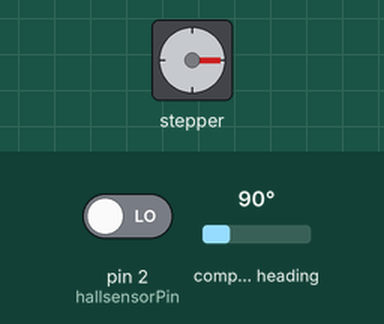
Bench run of a sketch on a simulated Arduino Mega 2560, built with avr-gcc and run on an emulated ATmega2560. On the bench: stepper motor. Inputs (shaded band) come from the test bench; at power-on: compass heading 90°, pin 2 (hallsensorPin) LOW. Stepper angles assume 2048 steps per turn; what the sketch prints to the serial monitor is not drawn.

Above: at 8.8 s.
8.9 s: compass heading set to 7°
At 11.1 s:
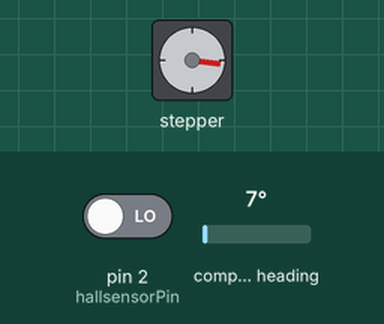
13.9 s: compass heading set to 90°
At 19.1 s:
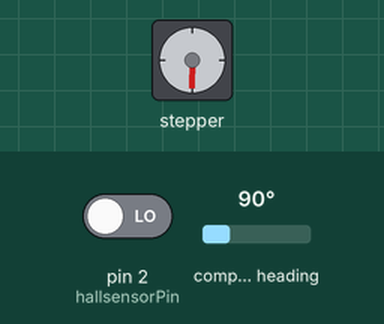
19.6 s: compass heading set to 269°
At 25.2 s:
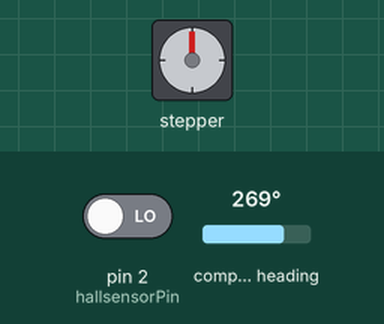
Timing chart, 0 to 26.7 s (numbered marks = the images above; inputs shaded):
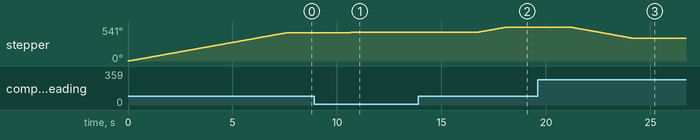

The sketch:

GitHub_Jack_Sparrow_Compass.ino
```cpp
// Project Created for the HAN University Of Applied Sciences elective project "Vrij Project" by Daan Bohlander for education of BA Mechanical Engineering.
// Publication Version 1; 21-12-2023


//==================================================================[ Global ][ 1 ][ GPS Module ]

#include "TinyGPS++.h"
TinyGPSPlus gps;
int validFixCount = 0;                                       // Counter for valid fixes
double latitude, longitude;
//double latitude = 51.98904037475586;                         //HAN
//double longitude = 5.949984073638916;

bool gotFix = false;                                         // Flag to indicate whether we've got a valid GPS fix
float degree;
int InvalidCounter =0;

void GPSFix(){                                               // - VOID FUNCTIE 1 -
  while (!gotFix) {                                          // Boolean voorwaarde, GPS interpretatie stopt als TRUE
    while (Serial1.available() > 0) {                        // Checkt of signaal van GPS-transmission binnen komt
      if (gps.encode(Serial1.read())) {                      // Start interpretatie wanneer signaal gelezen kan worden
        if (gps.location.isValid()) {                        // Checkt of gelezen signaal correct is
          validFixCount++;                                   // Telt hoevaak het signaal geïnterpreteerd wordt

          // Wait until we get 50 valid fixes for better accuracy
          if (validFixCount >= 50) {                         // Als 50 gps signalen binnen zijn start operatie
            latitude = gps.location.lat();                   // Sla 50e gps Latitude op
            longitude = gps.location.lng();                  // Sla 50e gps Longitude op

            Serial.print("==========[");
            Serial.print(InvalidCounter);                    // Print hoevaak signaal wordt doorgestuurd zonder GPS
            Serial.println("]==========");
            Serial.print("Fix Count: ");
            Serial.println(validFixCount);
            Serial.println(" GPS Coordinate found: ");
            Serial.print("Latitude: ");
            Serial.println(latitude, 8);
            Serial.print("Longitude: ");
            Serial.println(longitude, 8);
            Serial.println(" Searching Library ");

            gotFix = true;                                   // Gewild GPS coordinaat is opgeslagen, einde operatie
          }
        } else {                                             // Print dat signaal binnenkomt maar geen coordinaat is gevonden
           Serial.print("==========[");
           Serial.print(InvalidCounter);                     // Print hoevaak signaal wordt doorgestuurd zonder GPS
           Serial.println("]==========");
           Serial.println("Location data is not valid.");
           Serial.print("Fix Count:  ");
           Serial.println(validFixCount);
            InvalidCounter++;                                // Telt aantal keren invald voordat coordinaat is gevonden
            if (InvalidCounter > 1000) {InvalidCounter=0;}   // Reset teller zodat getal niet te groot wordt
            } } } } }


//=================================================================[ Global ][ 2 ][ Hall sensor ]

int hallsensorPin = 2;
int state = 0;

//=======================================================================[ Global ][ 3 ][ Motor ]

#include <Stepper.h>
const int stepsPerRevolution = 2048;
const int motorPin1 = 6;
const int motorPin2 = 4;
const int motorPin3 = 5;
const int motorPin4 = 3;
Stepper MacMotor = Stepper(stepsPerRevolution, motorPin1, motorPin2, motorPin3, motorPin4);
int StepCalibrate = 10;
float Step;
float angle;
float rotation;

void MotorCalibrate(){                                       // - VOID FUNCTIE 2 -
  state = digitalRead(hallsensorPin);
  while(state == HIGH){
    state = digitalRead(hallsensorPin);
    MacMotor.step(StepCalibrate);
  }
  turnOffMotorPins(); }

void turnOffMotorPins (){                                    // - VOID FUNCTIE 3 -
  digitalWrite(motorPin1, LOW);
  digitalWrite(motorPin2, LOW);
  digitalWrite(motorPin3, LOW);
  digitalWrite(motorPin4, LOW); }

//================================================================[ Global ][ 4 ][ Magnetometer ]

#include <QMC5883L.h>
const float Pi = 3.14159;
int x, y, z;
QMC5883L compass;
int Noord = 0;
int MagCount = 0;
float headingRadians;
float BaseHeading;
float UpdatedHeading;
float DeltaHeading;
int Updates = 0;

void ReadHeading(){                                          // - VOID FUNCTIE 4 -
    while(Noord == LOW){
    compass.read(&x, &y, &z);
    headingRadians = atan2(y, x);
    MagCount++;
    if(MagCount >= 20){
    Serial.print("MagCount: ");
    Serial.println(MagCount);
    Serial.print("x: ");
    Serial.print(x);
    Serial.print("    y: ");
    Serial.print(y);
    Serial.print("    z: ");
    Serial.println(z);
    Serial.println();
    Serial.print("Orientation angle from North: ");
    Serial.println(headingRadians);
    Serial.println();
    Noord = HIGH;
    BaseHeading = headingRadians;
    }  } }

//=================================================================[ Global ][ 5 ][ Coordinaten ]

bool MacCord = false;                                        // Boolean, zet de for-loop uit
bool PrintMacCord = false;                                   // Boolean hulpmiddel om de serial print aan het einde te volbrengen
float Afstand1 = 10;                                         // Afstand startpunt om 'lager-dan' te laten werken
float Afstand2;                                              // Afstand variabele die wordt berekend
float DeltaLat;                                              // Verschil tussen input Lat en array [i][0]
float DeltaLng;                                              // Verschil tussen input Lng en array [i][1]
float ResultLat;                                             // Resulterend Lat-coordinaat
float ResultLng;                                             // Resulterend Lng-coordinaat

float MCD[258][2]{
{  52.1145918  , 4.2826052 } , //  1 Netherlands:
{ 52.9585365  , 5.8117158 } , //  2
{ 52.4155623  , 4.9116305 } , //  3
{ 53.1793201  , 5.7971201 } , //  4
{ 53.2019403  , 5.7692001 } , //  5
{ 51.5373551  , 5.0420495 } , //  6
{ 51.6046391  , 5.5245181 } , //  7
{ 51.3761455  , 5.9851273 } , //  8
{ 52.3399661  , 6.6423938 } , //  9
{ 51.572464 , 4.6680097 } , //  10

{ 51.5351483  , 4.4845812 } , //  11
{ 52.0493478  , 5.1180859 } , //  12
{ 52.355041 , 4.8900013 } , //  13
{ 51.9474387  , 4.5551244 } , //  14
{ 52.6300761  , 4.7478263 } , //  15
{ 52.3943378  , 5.2714742 } , //  16
{ 52.3719847  , 5.2207667 } , //  17
{ 52.3552354  , 5.2110933 } , //  18
{ 52.1539518  , 5.3852228 } , //  19
{ 52.1949326  , 5.3963577 } , //  20

{ 52.3019509  , 4.8636224 } , //  21
{ 52.3149986  , 4.9535104 } , //  22
{ 52.2123728  , 5.9647267 } , //  23
{ 52.2354428  , 5.9752157 } , //  24
{ 52.1793041  , 5.9853354 } , //  25
{ 51.9841034  , 5.9027835 } , //  26
{ 51.9645778  , 5.89121 } , //  27
{ 51.9756586  , 5.9600265 } , //  28
{ 51.8702363  , 4.548311  } , //  29
{ 52.1628687  , 4.4851447 } , //  30

{ 51.9183004  , 4.4800853 } , //  31
{ 51.58236  , 4.73042 } , //  32
{ 52.4000378  , 4.9357141 } , //  33
{ 52.0786889  , 4.3111223 } , //  34
{ 52.2756826  , 5.1624251 } , //  35
{ 52.3584968  , 4.6551378 } , //  36
{ 51.8684839  , 4.4535874 } , //  37
{ 50.8565019  , 5.7174629 } , //  38
{ 52.0104606  , 4.3606981 } , //  39
{ 52.0266492  , 4.3624455 } , //  40

{ 51.6901869  , 5.3019447 } , //  41
{ 51.6853782  , 5.2867599 } , //  42
{ 52.2496793  , 6.2042835 } , //  43
{ 52.3325747  , 4.9788642 } , //  44
{ 52.159979 , 4.4915151 } , //  45
{ 51.813205 , 4.6669017 } , //  46
{ 52.0435067  , 5.6700387 } , //  47
{ 52.3632682  , 4.9303705 } , //  48
{ 51.4361576  , 5.4221954 } , //  49
{ 51.8939402  , 4.5092961 } , //  50

{ 52.3792223  , 4.6334583 } , //  51
{ 52.0114433  , 4.3165065 } , //  52
{ 50.8882198  , 50.8882198  } , //  53
{ 52.287043 , 6.7644416 } , //  54
{ 52.2416731  , 6.7635481 } , //  55
{ 53.216438 , 6.5679923 } , //  56
{ 52.225612 , 5.1765435 } , //  57
{ 52.2210592  , 5.1443303 } , //  58
{ 53.2136636  , 6.5405484 } , //  59
{ 51.9522164  , 4.5653766 } , //  60

{ 51.9204007  , 4.4835609 } , //  61
{ 52.2188669  , 6.8988016 } , //  62
{ 52.0551877  , 4.5229085 } , //  63
{ 52.365952 , 4.8669798 } , //  64
{ 51.9218994  , 4.4756512 } , //  65
{ 52.1125051  , 4.2835357 } , //  66
{ 52.0934191  , 5.1160152 } , //  67
{ 53.1995176  , 5.797018  } , //  68
{ 52.1668818  , 4.4462573 } , //  69
{ 52.1038508  , 5.0600818 } , //  70

{ 52.0903253  , 4.3843012 } , //  71
{ 52.3645956  , 4.8837866 } , //  72
{ 51.4397644  , 5.4781604 } , //  73
{ 52.3000801  , 4.9447282 } , //  74
{ 52.0475665  , 5.0870295 } , //  75
{ 52.3772607  , 4.8964479 } , //  76
{ 51.8433925  , 5.8613354 } , //  77
{ 51.8254841  , 5.8039986 } , //  78
{ 52.3557352  , 4.7728089 } , //  79
{ 52.3596082  , 4.8055245 } , //  80

{ 51.9176207  , 4.4751265 } , //  81
{ 52.0919678  , 5.1173611 } , //  82
{ 52.1144714  , 5.1111269 } , //  83
{ 51.9107747  , 4.4348797 } , //  84
{ 51.9255913  , 4.5661878 } , //  85
{ 52.0359731  , 4.3162202 } , //  86
{ 52.1420811  , 4.4829784 } , //  87
{ 52.4256994  , 4.6467648 } , //  88
{ 51.9101694  , 4.4454924 } , //  89
{ 53.2162861  , 6.5841147 } , //  90

{ 51.9261496  , 4.4154681 } , //  91
{ 52.3376366  , 4.9214733 } , //  92
{ 51.8948512  , 4.5315545 } , //  93
{ 52.0611402  , 4.4876315 } , //  94
{ 51.5558334  , 5.09073 } , //  95
{ 52.0784678  , 4.3199241 } , //  96
{ 51.3704481  , 6.16942 } , //  97
{ 51.9173391  , 4.3323346 } , //  98
{ 52.0763421  , 4.3094632 } , //  99
{ 52.0753557  , 4.359474  } , //  100

{ 50.8499782  , 5.6889346 } , //  101
{ 52.0666809  , 4.3192429 } , //  102
{ 53.2157008  , 6.557346  } , //  103
{ 51.4696515  , 5.476912  } , //  104
{ 52.224899 , 6.8809614 } , //  105
{ 52.3232446  , 4.9562667 } , //  106
{ 50.8496025  , 5.700141  } , //  107
{ 52.4383459  , 4.8164543 } , //  108
{ 52.4536448  , 4.8240509 } , //  109
{ 52.4273214  , 4.8202936 } , //  110

{ 52.0441253  , 4.5017852 } , //  111
{ 52.206085 , 6.8905772 } , //  112
{ 51.8871038  , 4.4903609 } , //  113
{ 51.9330729  , 4.4783508 } , //  114
{ 52.5125022  , 6.0925683 } , //  115
{ 52.5223988  , 6.1167849 } , //  116
{ 52.4962702  , 6.1166938 } , //  117
{ 51.8528681  , 4.675802  } , //  118
{ 52.6159075  , 4.7589447 } , //  119
{ 52.3549737  , 6.6643131 } , //  120

{ 52.1114384  , 4.6612496 } , //  121
{ 52.2973605  , 4.9473695 } , //  122
{ 52.3768951  , 4.897672  } , //  123
{ 52.3738047  , 4.8936824 } , //  124
{ 52.3753997  , 4.8946633 } , //  125
{ 52.3711733  , 4.8920084 } , //  126
{ 53.3186404  , 6.8798279 } , //  127
{ 51.9592572  , 5.8953251 } , //  128
{ 51.9816132  , 5.9062688 } , //  129
{ 53.0263789  , 6.5721171 } , //  130

{ 52.7718325  , 6.8966291 } , //  131
{ 52.719743 , 6.4676425 } , //  132
{ 52.6948826  , 6.2050863 } , //  133
{ 52.4823542  , 5.5054246 } , //  134
{ 53.108703 , 6.0814163 } , //  135
{ 52.9651303  , 5.9316476 } , //  136
{ 52.848569 , 5.7207576 } , //  137
{ 52.1691314  , 5.5648313 } , //  138
{ 51.8558151  , 5.7511459 } , //  139
{ 51.9451065  , 6.3105892 } , //  140

{ 51.9673446  , 5.9891253 } , //  141
{ 52.3711268  , 6.0195757 } , //  142
{ 52.3157947  , 5.5646262 } , //  143
{ 51.8798989  , 5.2141057 } , //  144
{ 51.8063904  , 5.8527335 } , //  145
{ 51.8469196  , 5.8648707 } , //  146
{ 51.9175657  , 5.5681509 } , //  147
{ 51.8899461  , 5.3830863 } , //  148
{ 51.8314765  , 5.2494592 } , //  149
{ 51.9743516  , 6.7035704 } , //  150

{ 52.149208 , 6.1965215 } , //  151
{ 52.9805372  , 6.9649777 } , //  152
{ 53.1434592  , 7.0445626 } , //  153
{ 51.1040201  , 5.8627208 } , //  154
{ 50.956406 , 5.8133291 } , //  155
{ 50.904947 , 5.9435831 } , //  156
{ 50.8634266  , 6.0140189 } , //  157
{ 50.9172928  , 6.0225787 } , //  158
{ 51.2775391  , 5.7393974 } , //  159
{ 51.1939075  , 5.989772  } , //  160

{ 51.1981841  , 5.9873212 } , //  161
{ 50.9943987  , 5.8422479 } , //  162
{ 51.3807044  , 6.1886664 } , //  163
{ 51.547993 , 5.995238  } , //  164
{ 51.254256 , 5.7064896 } , //  165
{ 51.4866049  , 4.2783177 } , //  166
{ 51.5038955  , 5.413232  } , //  167
{ 51.6002554  , 4.7385588 } , //  168
{ 51.7313621  , 5.8523684 } , //  169
{ 51.6902421  , 5.3019561 } , //  170

{ 51.4409823  , 5.4766954 } , //  171
{ 51.4986773  , 4.7471809 } , //  172
{ 51.7353545  , 5.5105575 } , //  173
{ 51.4720972  , 5.6976201 } , //  174
{ 51.6263514  , 4.869002  } , //  175
{ 51.6737663  , 4.8243827 } , //  176
{ 51.7194429  , 5.3356075 } , //  177
{ 51.6708658  , 5.6008164 } , //  178
{ 51.6890946  , 5.0429493 } , //  179
{ 52.4801519  , 4.6658109 } , //  180

{ 52.9586181  , 4.7606842 } , //  181
{ 52.9162154  , 4.793278  } , //  182
{ 52.6975071  , 5.2731964 } , //  183
{ 52.663014 , 4.8138223 } , //  184
{ 52.2894586  , 4.7233249 } , //  185
{ 52.6478949  , 5.0334979 } , //  186
{ 52.4857888  , 4.9510261 } , //  187
{ 52.7821917  , 4.8088656 } , //  188
{ 52.3211824  , 4.7922831 } , //  189
{ 52.3103902  , 4.7606636 } , //  190

{ 52.2362047  , 6.1781387 } , //  191
{ 52.5752543  , 6.5971023 } , //  192
{ 52.25371933 , 6.435264587 } , //  193
{ 52.3617017  , 6.5091175 } , //  194
{ 52.2850742  , 6.928612  } , //  195
{ 52.7992771  , 6.1202877 } , //  196
{ 52.1138502  , 5.2600626 } , //  197
{ 52.0149705  , 5.0626822 } , //  198
{ 52.1288627  , 5.0350463 } , //  199
{ 52.0430455  , 5.556495  } , //  200

{ 52.0255411  , 5.5549165 } , //  201
{ 52.0772278  , 4.9042479 } , //  202
{ 51.482826 , 3.8962406 } , //  203
{ 51.4830884  , 3.6250892 } , //  204
{ 51.3047158  , 3.8536208 } , //  205
{ 52.0680775  , 4.7399641 } , //  206
{ 52.0101563  , 4.3624556 } , //  207
{ 52.0691032  , 4.3364335 } , //  208
{ 52.0775304  , 4.3143807 } , //  209
{ 51.7742045  , 4.6473862 } , //  210

{ 51.8413454  , 5.0053229 } , //  211
{ 52.0197741  , 4.6828297 } , //  212
{ 51.8351254  , 4.6175232 } , //  213
{ 52.2759575  , 4.5725706 } , //  214
{ 51.8745084  , 4.3579678 } , //  215
{ 52.1604483  , 4.5501115 } , //  216
{ 51.8751477  , 4.6046257 } , //  217
{ 51.9216027  , 4.4796928 } , //  218
{ 51.859626 , 4.2926892 } , //  219
{ 51.8394612  , 5.0909626 } , //  220

{ 52.0100715  , 4.2936514 } , //  221
{ 53.1822392  , 5.4624373 } , //  222
{ 52.3507826  , 6.6768665 } , //  223
{ 52.1291059  , 4.661423  } , //  224
{ 53.09587  , 6.1356309 } , //  225
{ 52.0429909  , 4.2420775 } , //  226
{ 51.9445089  , 5.7570347 } , //  227
{ 52.3738828  , 4.8928372 } , //  228
{ 53.0348405  , 5.6222125 } , //  229
{ 51.5859963  , 5.0286217 } , //  230

{ 51.585927 , 4.7758374 } , //  231
{ 51.4984131  , 4.7407378 } , //  232
{ 51.8993827  , 4.9810029 } , //  233
{ 51.6853782  , 5.2867599 } , //  234
{ 48.2176235  , 16.3947487  } , //  235 Vienna:
{ 48.2395861  , 16.3772736  } , //  236
{ 48.1869562  , 16.4207902  } , //  237
{ 48.2082104  , 16.3796115  } , //  238
{ 48.1859336  , 16.3679354  } , //  239
{ 48.1978502  , 16.3485264  } , //  240

{ 48.2149123  , 16.3351768  } , //  241
{ 48.2902942  , 16.3773064  } , //  242
{ 48.1493902  , 16.3218782  } , //  243
{ 48.188525 , 16.3847931  } , //  244
{ 48.2402527  , 16.4283583  } , //  245
{ 48.2402527  , 16.4283583  } , //  246
{ 48.2177471  , 16.391398 } , //  247
{ 48.2002361  , 16.3677648  } , //  248
{ 48.2176235  , 16.3947487  } , //  249
{ 48.1869562  , 16.4207902  } , //  250

{ 48.1964823  , 16.3376732  } , //  251
{ 48.2082104  , 16.3796115  } , //  252
{ 48.1978502  , 16.3485264  } , //  253
{ 48.2395861  , 16.3772736  } , //  254
{ 48.2257231  , 16.428376 } , //  255
{ 48.2572102  , 16.3991922  } , //  256
{ 48.2239825  , 16.4121486  } , //  257
{ 47.8124488  , 16.2432292  } , //  258


};

void FindMacAndRotation(){                                   // - VOID FUNCTIE 5 -
//[ DEEL 1 ][ Bereken McDonald's ]
  while(!MacCord){
    for (int i = 0; i<=257;i++ ){                            // Functie die de array volledig laat doorrekenen

      DeltaLat = latitude - MCD[i][0];                       // Berekent verschil tussen input- en array Latitutde
      DeltaLng = longitude - MCD[i][1];                      // Berekent verschil tussen input- en array Longitude
      Afstand2 = sqrt(sq(DeltaLat)+sq(DeltaLng));            // Berekent absolute hartafstand van GPS en array McDonald's
      if(Afstand2<Afstand1){                                 // Checkt of berekende afstand kleiner is dan opgeslagen afstand
         Afstand1=Afstand2;                                  // Vervangt Opgeslagen afstand door kortere afstand
         ResultLat = MCD[i][0];                              // Slaat bijbehorende array Latitude op
         ResultLng = MCD[i][1];} }                           // Slaat bijbehorende array Longitude op
    Serial.println("=[ Closest McDonald's is at ]=");
    Serial.print("(");
    Serial.print(ResultLat,7);                               // Print Latitude van dichtstbijzijnde McDonald's tot nu toe
    Serial.print(", ");
    Serial.print(ResultLng,7);                               // Print Longitude van dichtstbijzijnde McDonald's tot nu toe
    Serial.println(")");
    MacCord = true;}

//[ DEEL 2 ][ Bereken Hoekverdraaiing ]
    angle = atan2((ResultLat-latitude),(ResultLng-longitude));
    Serial.print("Angle (rad): ");
    Serial.println(angle);
    degree = angle * 180 / PI;
    Serial.print("Angle (deg): ");
    Serial.println(degree);

    if ( angle <= 0){
    rotation = (2*Pi) + angle;
    } else {
    rotation = angle ; }
    Serial.print("Angle to rotate motor: ");
    Serial.println(rotation); }

//===============================================================================================
//======================================================================================[ SETUP ]
//===============================================================================================
void setup() {
  // put your setup code here, to run once:
  Serial.begin(115200);                                      // 0 - Print Setup
  Serial.println();
  Serial.println(" BEGIN ");

  Serial1.begin(9600);                                       // 1 - GPS
  pinMode (hallsensorPin, INPUT);                            // 2 - Hall Sensor
  MacMotor.setSpeed(10);                                     // 3 - Motor
  MacMotor.step(10);
  turnOffMotorPins();
  compass.init();                                            // 4 - Magnetometer
                                                             // 5 - Coördinaten
  UpdateSystem();                                              // 6 - System Functies
}

//===============================================================================================
//=======================================================================================[ LOOP ]
//===============================================================================================
void loop() {
  delay(3000);
  UpdatePointer();
  Updates ++;
  if(Updates == 20){
    MotorCalibrate;
    Step = (stepsPerRevolution / (2*Pi) * (rotation + headingRadians))+ 512;
    MacMotor.step(Step);
    turnOffMotorPins(); }
  if(Updates == 40){
    UpdateSystem;
    Updates = 0;}
}

//===============================================================================================
//===========================================================================[ System Functions ]
void UpdateSystem(){                                         // - VOID FUNCTIE 6 -
  MotorCalibrate();     // [ 1 ][ Kalibreer  ]
  //GPSFix();             // [ 2 ][   GPS Fix  ]
  FindMacAndRotation(); // [ 3 ][ McDonald's Locatie en Hoekverdraaiing ]
  //ReadHeading();        // [ 4 ][ Zoek Noord ]

  Step = (stepsPerRevolution / (2*Pi) * (rotation + headingRadians))+ 512;
  Serial.print("Cumulative rotational angle: ");
  Serial.println(rotation + headingRadians);
  Serial.println(Step);
  MacMotor.step(Step);
  turnOffMotorPins();

}
void UpdatePointer(){                                        // - VOID FUNCTIE 7 -

  compass.read(&x, &y, &z);
  headingRadians = atan2(y, x);
  UpdatedHeading = headingRadians;
  DeltaHeading = (UpdatedHeading - BaseHeading);
  Step = (stepsPerRevolution / (2*Pi) * (DeltaHeading));
  MacMotor.step(Step);
  turnOffMotorPins;
  BaseHeading = UpdatedHeading;
}
```

Measured:
- after the input at 8.9 s, stepper: goes on until 10.7 s, then stays 458°
- after the input at 13.9 s, stepper: turns 83° clockwise in 1.4 s, starting after 2.8 s
- after the input at 19.6 s, stepper: turns 181° counter-clockwise in 3.0 s, starting after 1.5 s
